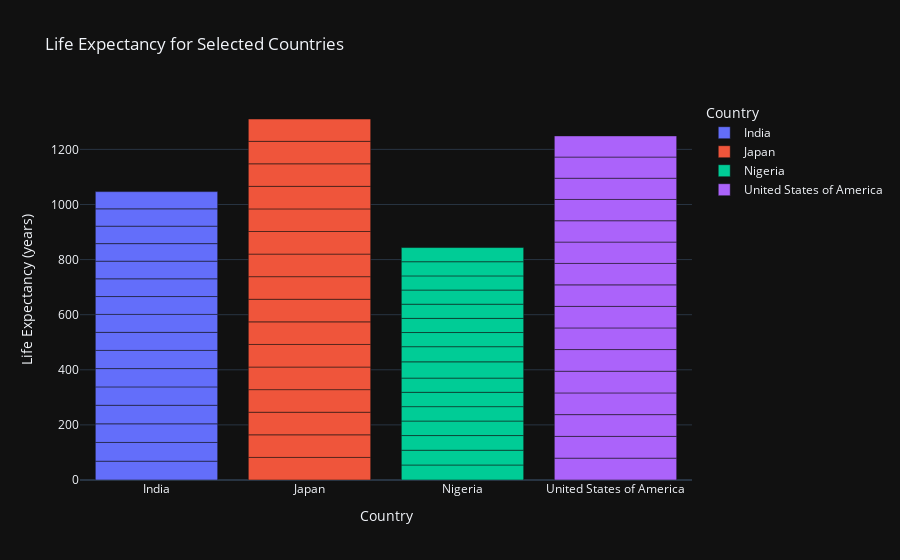

Notebook code for this chart:
### Code cell
developed_countries = ['Japan', 'United States of America']
developing_countries = ['India', 'Nigeria']

# Filtering the DataFrame for these countries
filtered_df = cleaned_df[cleaned_df['Country'].isin(developed_countries + developing_countries)]

# Creating a bar chart for life expectancy
fig = px.bar(
    filtered_df,
    x='Country',
    y='Life expectancy ', 
    color='Country',
    template='plotly_dark',
    title='Life Expectancy for Selected Countries',
    labels={'Life expectancy ': 'Life Expectancy (years)', 'Country': 'Country'},
)

# Show the plot
fig.show()

### Figure 1 — Plotly figure (JSON) as saved in the notebook; plotly's stock layout.template omitted (floating-point values rounded to 4 significant figures)
{"data": [{"alignmentgroup": "True", "hovertemplate": "Country=%{x}<br>Life Expectancy (years)=%{y}<extra></extra>", "legendgroup": "India", "marker": {"color": "#636efa", "pattern": {"shape": ""}}, "name": "India", "offsetgroup": "India", "orientation": "v", "showlegend": true, "textposition": "auto", "x": ["India", "India", "India", "India", "India", "India", "India", "India", "India", "India", "India", "India", "India", "India", "India", "India"], "xaxis": "x", "y": [68.3, 68, 67.6, 67.3, 66.8, 66.4, 66, 65.5, 65.2, 64.8, 64.4, 64, 63.7, 63.3, 62.9, 62.5], "yaxis": "y", "type": "bar"}, {"alignmentgroup": "True", "hovertemplate": "Country=%{x}<br>Life Expectancy (years)=%{y}<extra></extra>", "legendgroup": "Japan", "marker": {"color": "#EF553B", "pattern": {"shape": ""}}, "name": "Japan", "offsetgroup": "Japan", "orientation": "v", "showlegend": true, "textposition": "auto", "x": ["Japan", "Japan", "Japan", "Japan", "Japan", "Japan", "Japan", "Japan", "Japan", "Japan", "Japan", "Japan", "Japan", "Japan", "Japan", "Japan"], "xaxis": "x", "y": [82, 82, 82, 82, 82, 82, 82, 82, 82, 82, 82, 82, 81.9, 81.8, 81.5, 81.1], "yaxis": "y", "type": "bar"}, {"alignmentgroup": "True", "hovertemplate": "Country=%{x}<br>Life Expectancy (years)=%{y}<extra></extra>", "legendgroup": "Nigeria", "marker": {"color": "#00cc96", "pattern": {"shape": ""}}, "name": "Nigeria", "offsetgroup": "Nigeria", "orientation": "v", "showlegend": true, "textposition": "auto", "x": ["Nigeria", "Nigeria", "Nigeria", "Nigeria", "Nigeria", "Nigeria", "Nigeria", "Nigeria", "Nigeria", "Nigeria", "Nigeria", "Nigeria", "Nigeria", "Nigeria", "Nigeria", "Nigeria"], "xaxis": "x", "y": [54.5, 53.6, 53.2, 52.7, 52.3, 52, 51.6, 59, 55, 51.4, 51.4, 51.4, 51.4, 51.4, 51.4, 51.4], "yaxis": "y", "type": "bar"}, {"alignmentgroup": "True", "hovertemplate": "Country=%{x}<br>Life Expectancy (years)=%{y}<extra></extra>", "legendgroup": "United States of America", "marker": {"color": "#ab63fa", "pattern": {"shape": ""}}, "name": "United States of America", "offsetgroup": "United States of America", "orientation": "v", "showlegend": true, "textposition": "auto", "x": ["United States of America", "United States of America", "United States of America", "United States of America", "United States of America", "United States of America", "United States of America", "United States of America", "United States of America", "United States of America", "United States of America", "United States of America", "United States of America", "United States of America", "United States of America", "United States of America"], "xaxis": "x", "y": [79.3, 79.1, 78.9, 78.8, 78.7, 78.7, 78.5, 78.2, 78.1, 77.8, 77.5, 77.5, 77.2, 77, 76.9, 76.8], "yaxis": "y", "type": "bar"}], "layout": {"xaxis": {"anchor": "y", "domain": [0, 1], "title": {"text": "Country"}, "categoryorder": "array", "categoryarray": ["India", "Japan", "Nigeria", "United States of America"], "type": "category", "range": [-0.5, 3.5], "autorange": true}, "yaxis": {"anchor": "x", "domain": [0, 1], "title": {"text": "Life Expectancy (years)"}, "type": "linear", "range": [0, 1379.0], "autorange": true}, "legend": {"title": {"text": "Country"}, "tracegroupgap": 0}, "title": {"text": "Life Expectancy for Selected Countries"}, "barmode": "relative", "autosize": true}}
